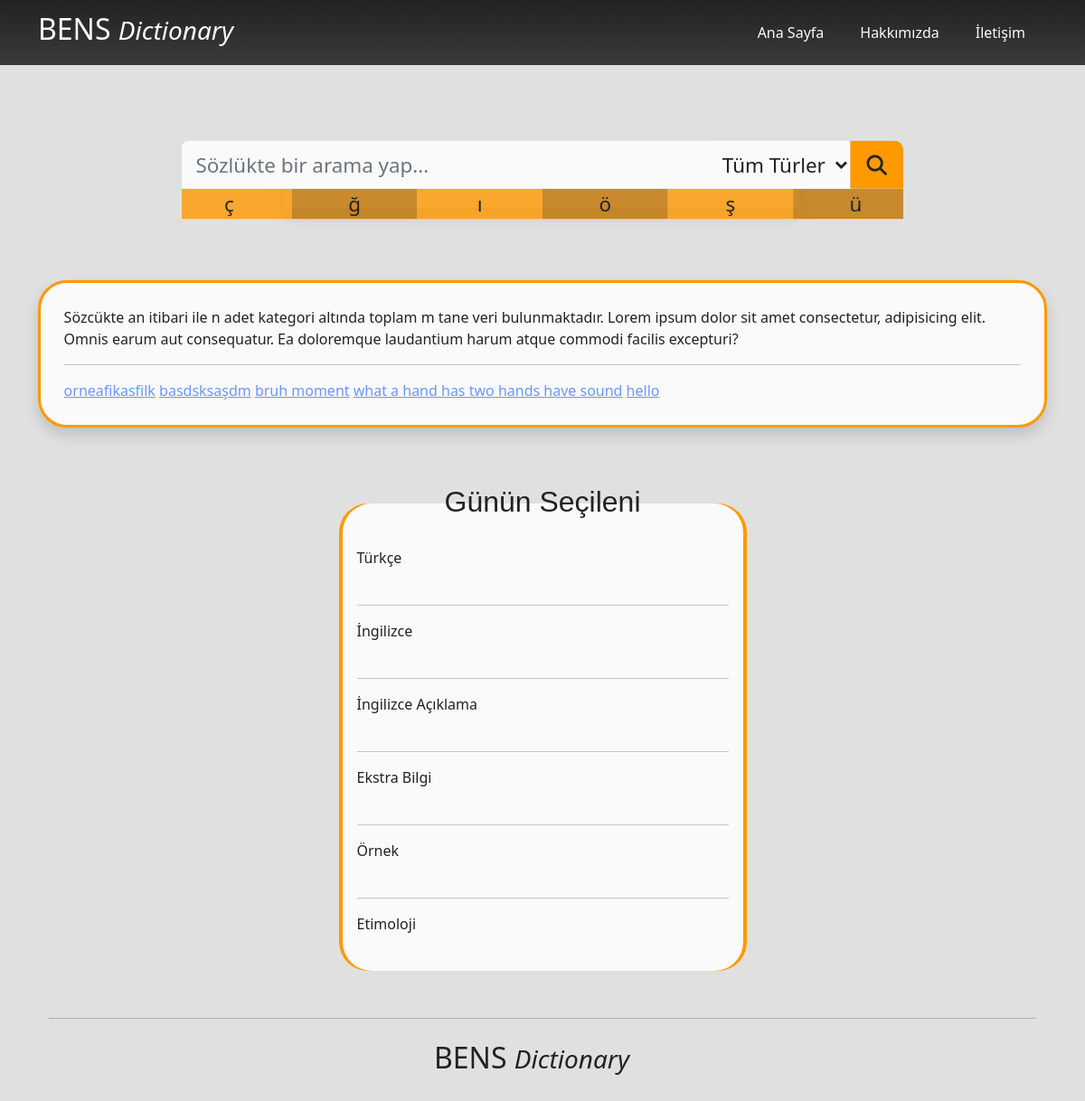
The page / on the database its author committed.
### dictionary/models.py (models this page shows, shortened)
class Structure(models.Model):
    structureType = models.ManyToManyField(typeOf, blank=True, null=True)
    turkish = models.CharField(max_length=200)
    english = models.CharField(max_length=200)
    description = models.TextField()
    extraInformation = models.CharField(max_length=200, blank=True, null=True)
    example = models.TextField(blank=True, null=True)
    etymology = models.TextField(blank=True, null=True)
    original = models.ManyToManyField(comesFrom, null=True, blank=True)
    last_searched = models.DateTimeField(auto_now=False, blank=True, null=True)
    search_count = models.IntegerField(default=0)
    slug = models.SlugField(max_length=200, unique=True, null=True, blank=True)

### dictionary/views.py (the view)
# urls.py: path('', views.index, name="index"),
def index(request):
    return render(request, 'dictionary/index.html', {'recent': recents.get_recent_searched_posts(5)})

### dictionary/recents.py (called while the page is built)
def get_recent_searched_posts(limit=10):
    posts = Structure.objects.order_by('last_searched')[:limit]
    results = [{'title': post.english, 'search_count': post.search_count, 'slug': post.slug} for post in posts][::-1]
    Structure.objects.filter(id__in=[post.id for post in posts]).update(
        search_count=F('search_count') + 1,
        last_searched=datetime.now()
    )
    return results

### dictionary/templates/dictionary/index.html (shortened to what this page needs)
{% extends 'base.html' %}
{% load static %}
{% block content %}
    <div class="container">
        <form method="POST" action="{% url 'search' %}" id="searchBox" class="justify-content-center">
            <div class="row justify-content-md-center mt-5 text-center">
                <div class="col-md-6 px-0 shadow">
                  <div class="resizable-form">
                    <div class="px-0">
                        <div class="input-group">
                            <input type="text" id="search-input" name="search-input" class="theme-text theme-bg-color form-control no-round no-outline no-border top-left-round" placeholder="Sözlükte bir arama yap...">
                            <select name="search-type" id="search-type" class="ps-2 pe-1 no-round no-outline theme-text no-border theme-bg-color" style="">
                                <option value="Tüm Türler" selected class="theme-text theme-bg-color">Tüm Türler</option>
                            </select>
                            <span class="input-group-btn">
                                <button class="btn btn-default theme-orange no-round top-right-round" type="submit"><i class="fa-solid fa-magnifying-glass"></i></button>
                            </span>
                        </div>
                      </div>
                      <div class="row rounded-bottom">
                          <div class="col-2" id="specialChars" data-text="ç">ç</div>
                          <div class="col-2" id="specialChars" data-text="ğ">ğ</div>
                          <div class="col-2" id="specialChars" data-text="ı">ı</div>
                          <div class="col-2" id="specialChars" data-text="ö">ö</div>
                          <div class="col-2" id="specialChars" data-text="ş">ş</div>
                          <div class="col-2" id="specialChars" data-text="ü">ü</div>
                      </div>
                    </div>
                </div>
            </div>
          </form>
        <section id="infoBox" style="margin-top: 5rem;" class="shadow">
            <div class="infoDiv theme-text">
                <div class=>
                    Sözcükte an itibari ile n adet kategori altında toplam m tane veri bulunmaktadır. Lorem ipsum dolor sit amet consectetur, adipisicing elit. Omnis earum aut consequatur. Ea doloremque laudantium harum atque commodi facilis excepturi?
                </div>
                <hr>
                <div style="margin-top: 1rem;">
                    {% for recentItem in recent %}
                        <a href="{% url 'slugSearch' recentItem.slug %}" class="theme-light-blue">{{ recentItem.title }}</a>
                    {% endfor %}
                </div>
            </div>
        </section>
        <div class="row justify-content-center" style="margin-top: 5rem;">
            <div class="col-10 col-md-5">
                {% include 'dictionary/partials/_idiomOfDay.html' with idiomOfDay=idiomOfDay %}
            </div>
        </div>
{% endblock content %}

### static/css/custom.css (style rules this page uses)
:root { --theme-orange-low-opacity: rgba(255, 153, 0,0.8); --theme-orange: #FF9900; --theme-orange-dark: rgba(196,116,0,1); --theme-orange-dark-low-opacity: rgba(196,116,0,0.8); }
body[data-theme="light"] { background-color: var(--theme-white); --theme-white: #e0e0e0; --theme-full-white: #fafafa; --theme-black: #222222; --theme-blue: #6599FF; --theme-gray: #3b3b3b; --theme-light-blue:#6599FF; --theme-green: #097054; --theme-green-dark: #00e686; --theme-yellow: #FFDE00; }
.theme-bg-color { background: var(--theme-full-white) !important; background: linear-gradient(0deg, var(--theme-full-white) 0%, var(--theme-full-white) 100%) !important; }
.theme-light-blue { color: var(--theme-light-blue); transition: all 0.5s ease; }
.theme-text { color: var(--theme-black) !important; }
.no-round { border-radius: 0px !important; }
#specialChars:nth-child(odd) { background: var(--theme-orange-low-opacity); transition: all 0.5s ease; }
#specialChars:nth-child(even) { background: var(--theme-orange-dark-low-opacity); transition: all 0.5s ease; }
.theme-orange { background: var(--theme-orange); }
.no-border { border: 0px !important; }
.top-left-round { border-top-left-radius: 0.46rem !important; }
.top-right-round { border-top-right-radius: 0.46rem !important; }
.resizable-form { overflow-x: hidden; transition: all 1s ease; }
@media screen and (min-width: 768px) { #searchBox { margin-top: 6rem; padding: 0; } }
@media screen and (min-width: 768px) { .resizable-form { scale: 1.3; } }
@media screen and (min-width: 992px) { .resizable-form { scale: 1.4; } }
#infoBox { background: var(--theme-full-white); padding: 1.6rem; border: var(--theme-orange) 0.2rem solid; border-radius: 2rem; }

### rows shown on the page
Structure: title "orneafikasfilk"
Structure: title "basdsksaşdm"
Structure: title "bruh moment"
Structure: title "what a hand has two hands have sound"
Structure: title "hello"
